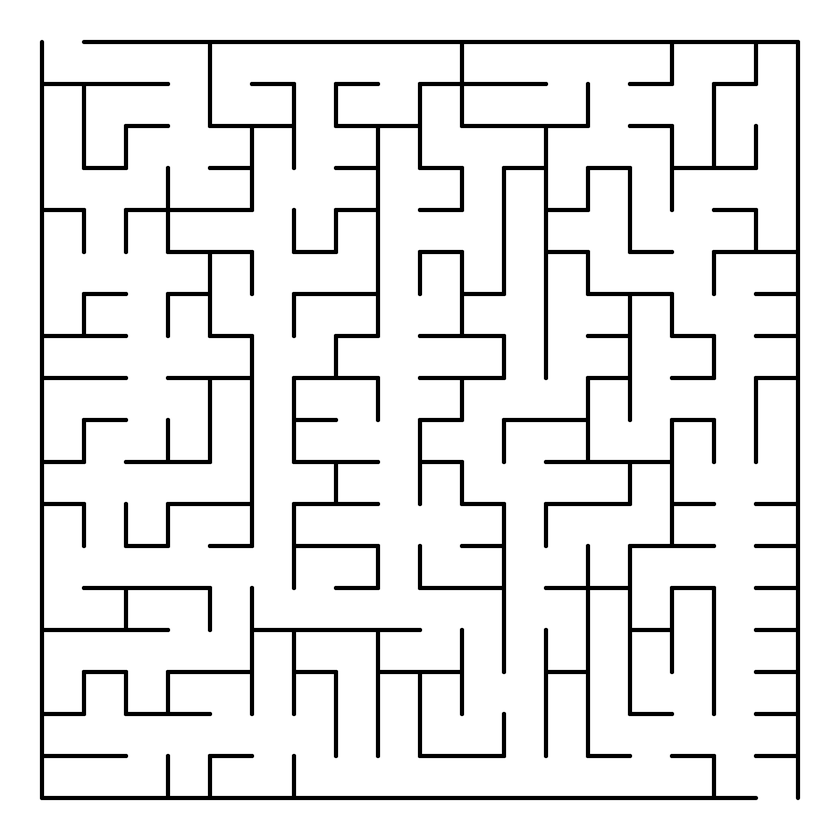
#> input picture maze_cell.png, 840 x 840 px, shrunk from 1200 x 1200 before the run
$ python MazeGenerator.py
#> lines starting #> are read from the running program, lines starting #| are printed output that depends on the picture
# we want to generate a nxn maze using a png file that we can edit
# dfs algorithm for maze generation
# capture png
import numpy as np
import matplotlib.pyplot as plt
import matplotlib.image as img
import random

# reading png image file


maze_cell = img.imread('maze_cell.png')
#> maze_cell is the input picture: shape (840, 840, 4) float32; mean R, G, B, A 0, 0, 0, 0.0899
def maze_generation(n):
    maze = np.ones((n,n), dtype=int) # generates nxn maze for traversal
    directions = [(0, 1), (1, 0), (0, -1), (-1, 0)] #right, down, left, up
    # utilizing dfs
    def dfs(x,y): # given a current cell as a  parameter
#> called with x = 0, y = 0
        maze[x][y] = 0 # marks cell as visited
        random.shuffle(directions) # randomize directions
        for dx, dy in directions: # while current cell has any unvisited neighbors
            nx, ny = x + dx * 2, y + dy * 2  # Move two steps in the chosen direction
            if 0 <= nx < n and 0 <= ny < n and maze[nx][ny] == 1:
                #visit random direction
                 maze[x + dx][y + dy] = 0 #remove wall
                 dfs(nx, ny) #recursively visit
    def iterative_maze_generation(x,y):
        stack = [] # stack to keep track of visited cells
        maze[x][y] = 0
        stack.append((x,y))

        while stack:

            x,y = stack.pop()
            # random.shuffle(directions)
            random.shuffle(directions)
            for dx, dy in directions:
                nx, ny = x + dx * 2, y + dy * 2
                if 0 <= nx < n and 0 <= ny < n and maze[nx, ny] == 1:

                     maze[x + dx][y + dy] = 0 #remove wall
                     maze[nx][ny] = 0
                     stack.append((nx,ny))
    #make a goal and start point

    def recursize_maze_gen(x,y):
#> called with x = 0, y = 0
        maze[x][y] = 0
        random.shuffle(directions)
        for dx, dy in directions:
            nx, ny = x + dx * 2, y + dy * 2
            if 0 <= nx < n and 0 <= ny < n and maze[nx, ny] == 1:
                maze[x + dx][y + dy] = 0
                recursize_maze_gen(nx,ny)

    dfs(0,0)
    # iterative_maze_generation(0,0)
    recursize_maze_gen(0,0)

    return maze


#only input odd numbers for maze generation
n = 35
maze = maze_generation(n)
# maze = recursive_maze_gen(n)
plt.imshow(maze) #maze representation
plt.show()
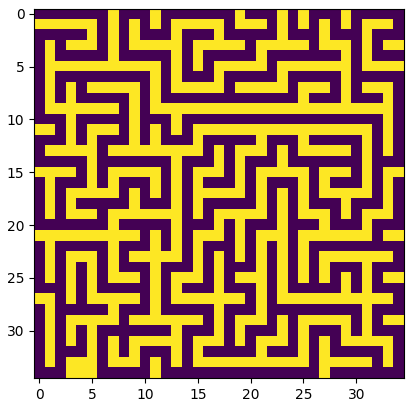
#> figure drawn by matplotlib, 1 panel

# # maze = iterative_maze_generation(0,0)
# print(maze)
